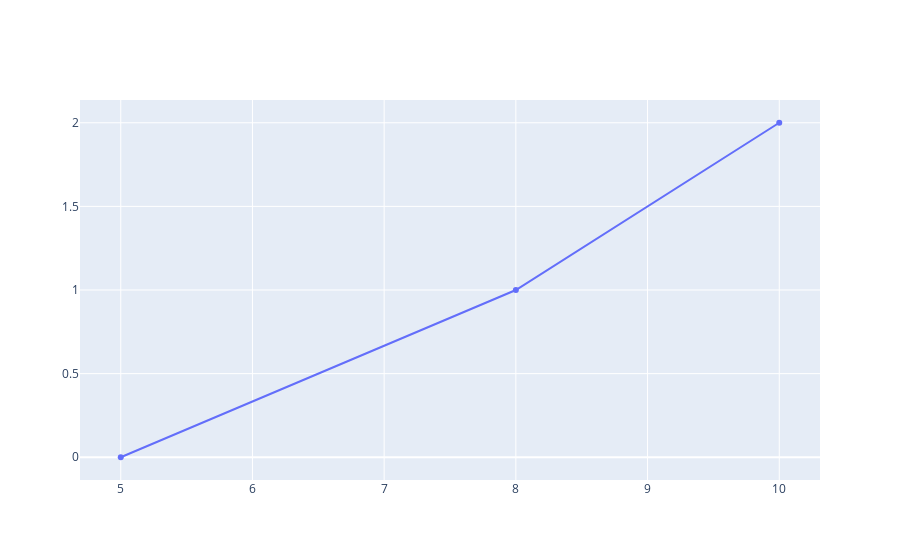

The code cell stored with this chart in its notebook:
### Markdown cell above
**The Y coordinates can also be inferred**

This time we only supply the X coordinates, and the Y coordinates are set to [0,1,2]

### Code cell
offline.iplot([{'x': [5, 8, 10]}])

### Figure 1 — Plotly figure (JSON) as saved in the notebook; plotly's stock layout.template omitted (floating-point values rounded to 4 significant figures)
{"data": [{"type": "scatter", "x": [5, 8, 10]}], "layout": {}}
